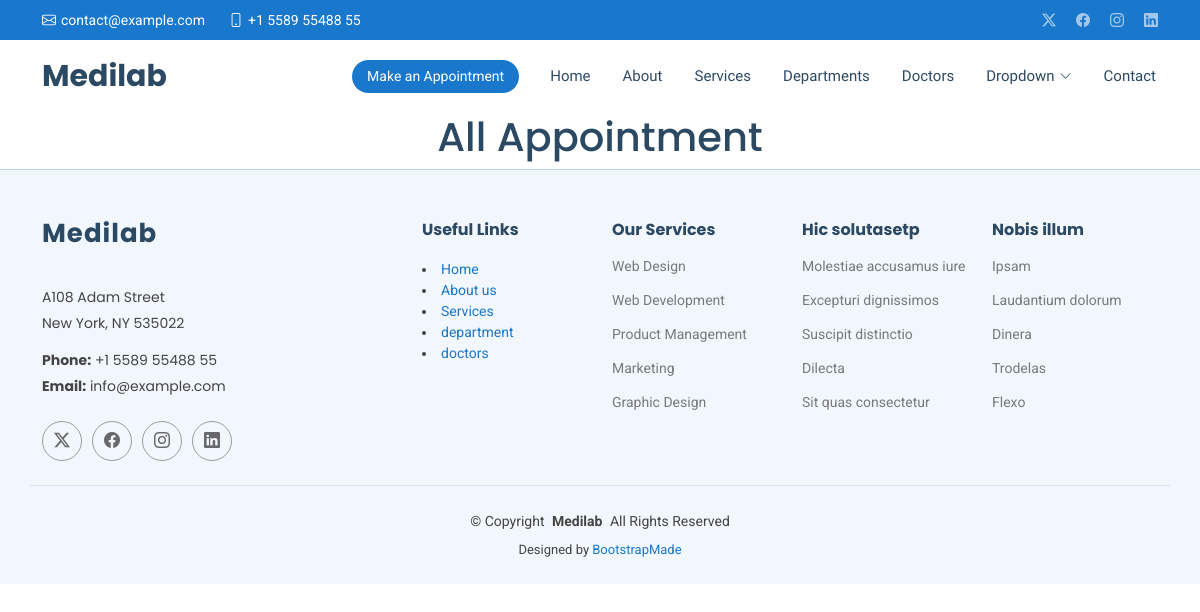
/show/, run on an earlier commit of the app's database.
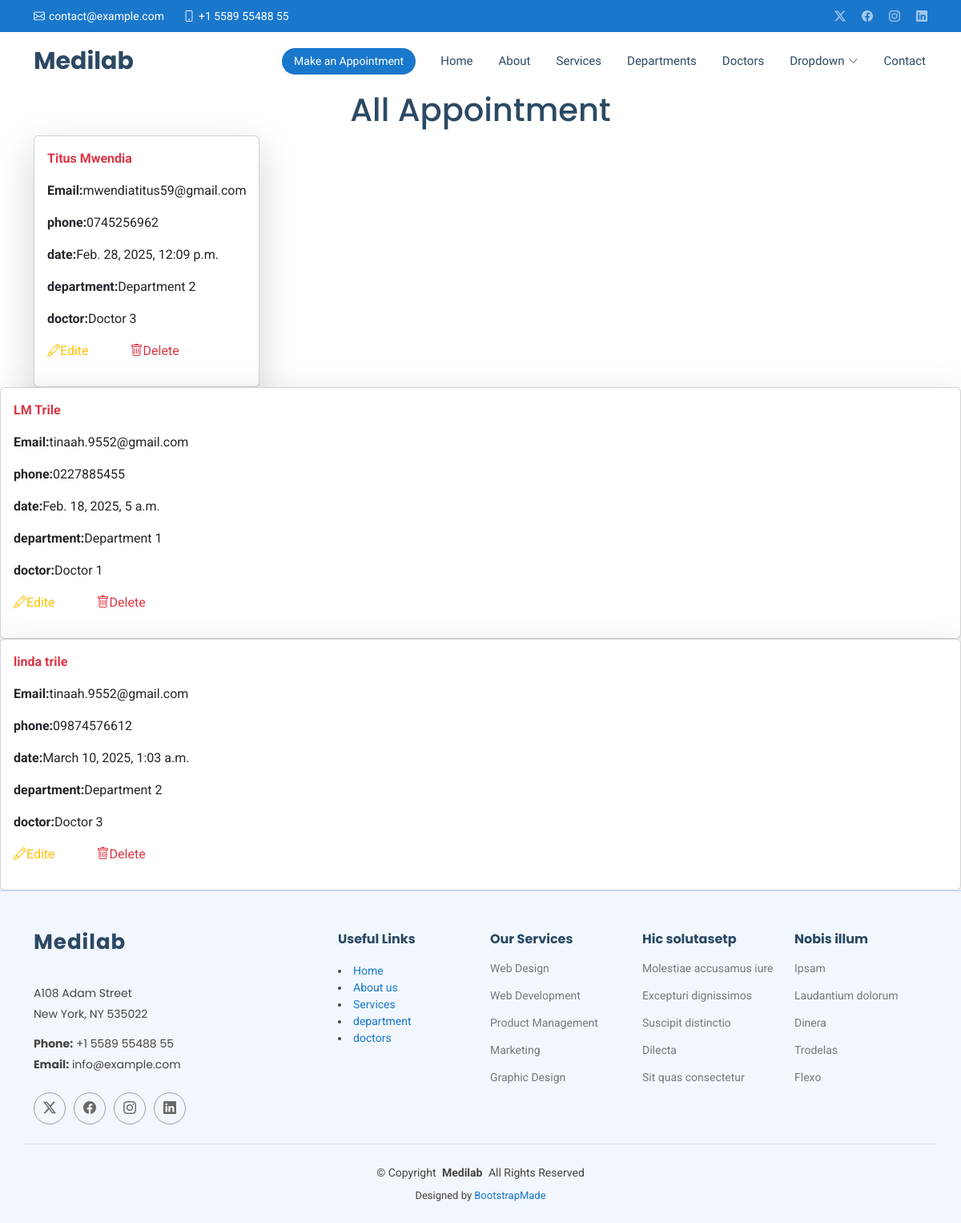
And on a later commit of the database.
### hospitalapp/models.py (models this page shows, shortened)
class Appointment(models.Model):
    name =models.CharField(max_length=50)
    email =models.EmailField()
    phone =models.CharField(max_length=15)
    date =models.DateTimeField()
    department =models.CharField(max_length=50)
    doctor =models.CharField(max_length=50)
    message =models.TextField()

### hospitalapp/views.py (the view)
# urls.py: path('show/', views.show, name='show'),
def show(request):
    all = Appointment.objects.all()
    return render(request, 'show.html',{'all':all})

### Templates/show.html (shortened to what this page needs)
{% extends 'starter-page.html' %}
{% load static %}
{% block content %}
<h1 class="text-center">All Appointment</h1>
<div class="d-flex flex-wrap gap-5 container">
{% for x in all  %}
    <div class="card w-30  p-3 shadow-lg ">
       <p class="text-danger fw-bold"> {{ x.name }}</p>
        <p><b>Email:</b>{{ x.email}}</p>
        <p><b>phone:</b>{{ x.phone}}</p>
        <p><b>date:</b>{{ x.date}}</p>
        <p><b>department:</b>{{ x.department}}</p>
        <p><b>doctor:</b>{{ x.doctor}}</p>
        <p>
            <a href="{% url 'edite' x.id %}" class="text-warning me-5">
                <i class="bi bi-pencil"></i>Edite
            </a>
            <a href="/delete/{{ x.id }}" class="text-danger">
                <i class="bi bi-trash"></i>Delete
            </a>
        </p>
    </div>
</div>
{% endfor %}
{% endblock %}

### Templates/starter-page.html (shortened to what this page needs)
<!DOCTYPE html>
<html lang="en">
<head>
    {% load static %}
  <link href="{% static 'assets/vendor/bootstrap/css/bootstrap.min.css' %}" rel="stylesheet">
  <link href="{% static 'assets/vendor/bootstrap-icons/bootstrap-icons.css' %}" rel="stylesheet">
  <link href="{% static 'assets/vendor/aos/aos.css' %}" rel="stylesheet">
  <link href="{% static 'assets/vendor/fontawesome-free/css/all.min.css' %}" rel="stylesheet">
  <link href="{% static 'assets/vendor/glightbox/css/glightbox.min.css' %}" rel="stylesheet">
  <link href="{% static 'assets/vendor/swiper/swiper-bundle.min.css' %}" rel="stylesheet">
  <link href="{% static 'assets/css/main.css' %}" rel="stylesheet">
</head>
<body class="starter-page-page">
  <header id="header" class="header sticky-top">
    <div class="topbar d-flex align-items-center">
      <div class="container d-flex justify-content-center justify-content-md-between">
        <div class="contact-info d-flex align-items-center">
          <i class="bi bi-envelope d-flex align-items-center"><a href="mailto:contact@example.com">contact@example.com</a></i>
          <i class="bi bi-phone d-flex align-items-center ms-4"><span>+1 5589 55488 55</span></i>
        </div>
        <div class="social-links d-none d-md-flex align-items-center">
          <a href="#" class="twitter"><i class="bi bi-twitter-x"></i></a>
          <a href="#" class="facebook"><i class="bi bi-facebook"></i></a>
          <a href="#" class="instagram"><i class="bi bi-instagram"></i></a>
          <a href="#" class="linkedin"><i class="bi bi-linkedin"></i></a>
        </div>
      </div>
    </div>
    <div class="branding d-flex align-items-center">
      <div class="container position-relative d-flex align-items-center justify-content-between">
        <a href="index.html" class="logo d-flex align-items-center me-auto">
          <h1 class="sitename">Medilab</h1>
        </a>
        <nav id="navmenu" class="navmenu">
          <ul>
            <li><a href="#hero">Home<br></a></li>
            <li><a href="#about">About</a></li>
            <li><a href="#services">Services</a></li>
            <li><a href="#departments">Departments</a></li>
            <li><a href="#doctors">Doctors</a></li>
            <li class="dropdown"><a href="#"><span>Dropdown</span> <i class="bi bi-chevron-down toggle-dropdown"></i></a>
            </li>
            <li><a href="#contact">Contact</a></li>
          </ul>
        </nav>
        <a class="cta-btn d-none d-sm-block" href="#appointment">Make an Appointment</a>
      </div>
    </div>
  </header>
  <main class="main">
     {% block content %}
    {% endblock %}
  </main>
  <footer id="footer" class="footer light-background">
    <div class="container footer-top">
      <div class="row gy-4">
        <div class="col-lg-4 col-md-6 footer-about">
          <a href="index.html" class="logo d-flex align-items-center">
            <span class="sitename">Medilab</span>
          </a>
          <div class="footer-contact pt-3">
            <p>A108 Adam Street</p>
            <p>New York, NY 535022</p>
            <p class="mt-3"><strong>Phone:</strong> <span>+1 5589 55488 55</span></p>
            <p><strong>Email:</strong> <span>info@example.com</span></p>
          </div>
          <div class="social-links d-flex mt-4">
            <a href=""><i class="bi bi-twitter-x"></i></a>
            <a href=""><i class="bi bi-facebook"></i></a>
            <a href=""><i class="bi bi-instagram"></i></a>
            <a href=""><i class="bi bi-linkedin"></i></a>
          </div>
        </div>
        <div class="col-lg-2 col-md-3 footer-links">
          <h4>Useful Links</h4>
            <li><a href="{% url 'index' %}">Home</a></li>
            <li><a href="{% url 'about' %}">About us</a></li>
            <li><a href="{% url 'services' %}">Services</a></li>
            <li><a href="{% url 'departments' %}">department</a></li>
            <li><a href="{% url 'doctors' %}">doctors</a></li>
        </div>
        <div class="col-lg-2 col-md-3 footer-links">
          <h4>Our Services</h4>
          <ul>
            <li><a href="#">Web Design</a></li>
            <li><a href="#">Web Development</a></li>
            <li><a href="#">Product Management</a></li>
            <li><a href="#">Marketing</a></li>
            <li><a href="#">Graphic Design</a></li>
          </ul>
        </div>
        <div class="col-lg-2 col-md-3 footer-links">
          <h4>Hic solutasetp</h4>
          <ul>
            <li><a href="#">Molestiae accusamus iure</a></li>
            <li><a href="#">Excepturi dignissimos</a></li>
            <li><a href="#">Suscipit distinctio</a></li>
            <li><a href="#">Dilecta</a></li>
            <li><a href="#">Sit quas consectetur</a></li>
          </ul>
        </div>
        <div class="col-lg-2 col-md-3 footer-links">
          <h4>Nobis illum</h4>
          <ul>
            <li><a href="#">Ipsam</a></li>
            <li><a href="#">Laudantium dolorum</a></li>
            <li><a href="#">Dinera</a></li>
            <li><a href="#">Trodelas</a></li>
            <li><a href="#">Flexo</a></li>
          </ul>
        </div>
      </div>
    </div>
    <div class="container copyright text-center mt-4">
      <p>© <span>Copyright</span> <strong class="px-1 sitename">Medilab</strong> <span>All Rights Reserved</span></p>
      <div class="credits">
        Designed by <a href="https://bootstrapmade.com/">BootstrapMade</a>
      </div>
    </div>
  </footer>
</body>
</html>

What changed in the data, as far as the page shows it:
added Appointment: name "Titus Mwendia", email "mwendiatitus59@gmail.com", phone "0745256962", date "Feb. 28, 2025, 12:09 p.m.", department "Department 2", doctor "Doctor 3"
added Appointment: name "LM Trile", email "tinaah.9552@gmail.com", phone "0227885455", date "Feb. 18, 2025, 5 a.m.", department "Department 1", doctor "Doctor 1"
added Appointment: name "linda trile", email "tinaah.9552@gmail.com", phone "09874576612", date "March 10, 2025, 1:03 a.m.", department "Department 2", doctor "Doctor 3"
